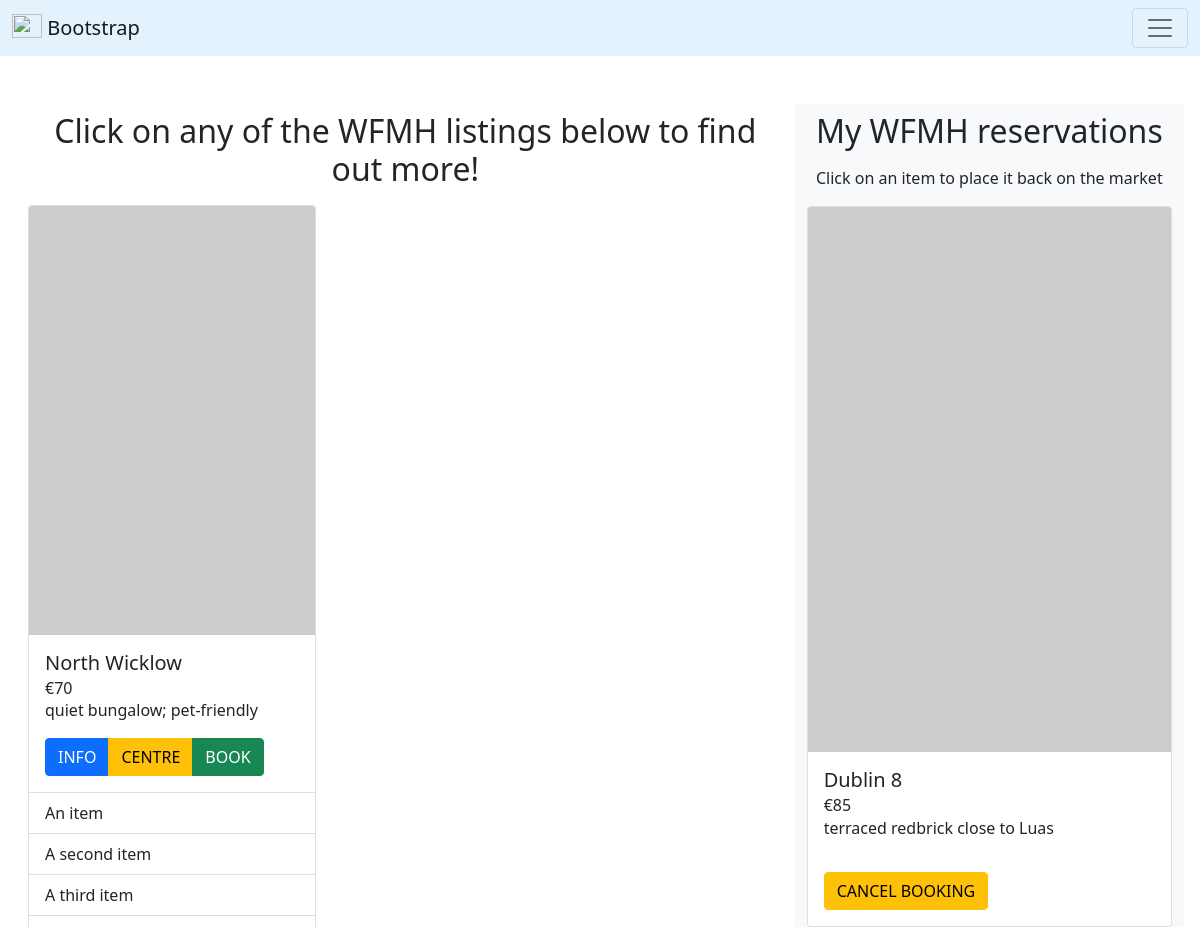
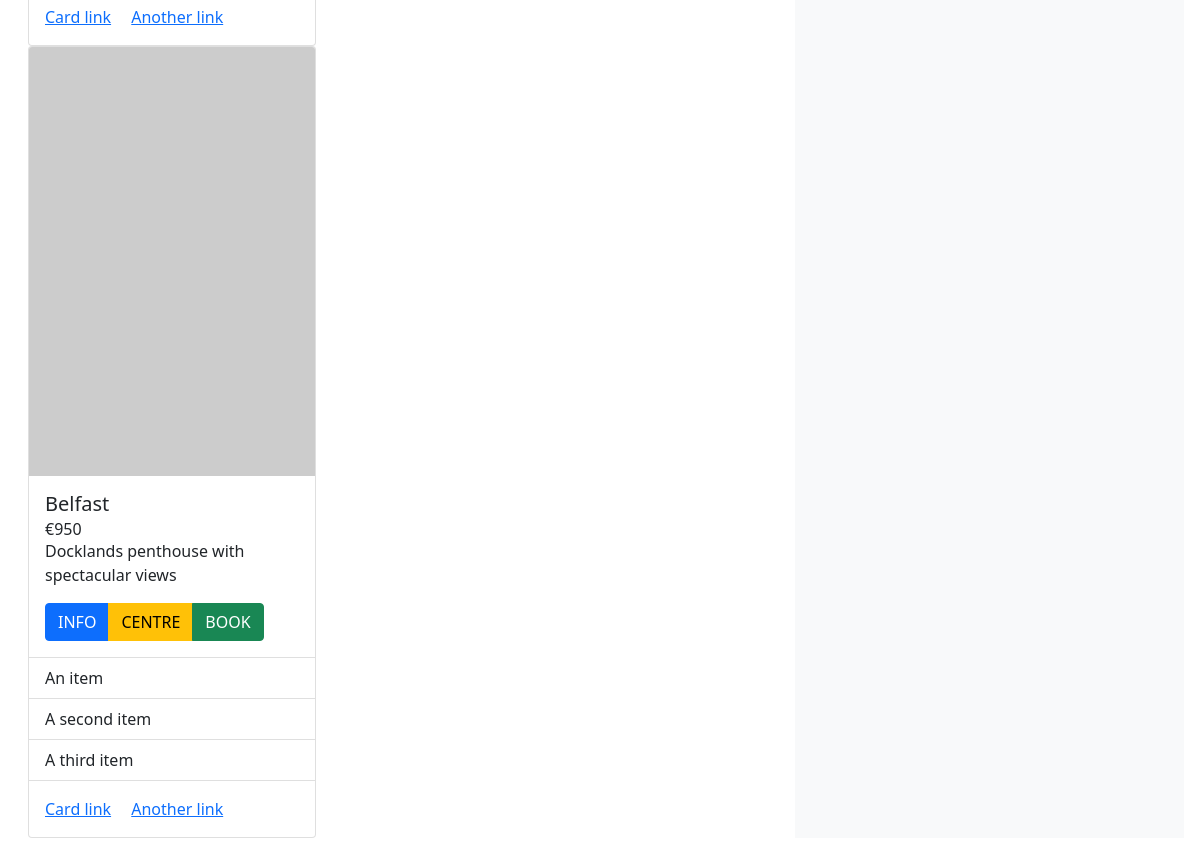
/browse (signed in), run on an earlier commit of the app's database (2 pictures, top to bottom).
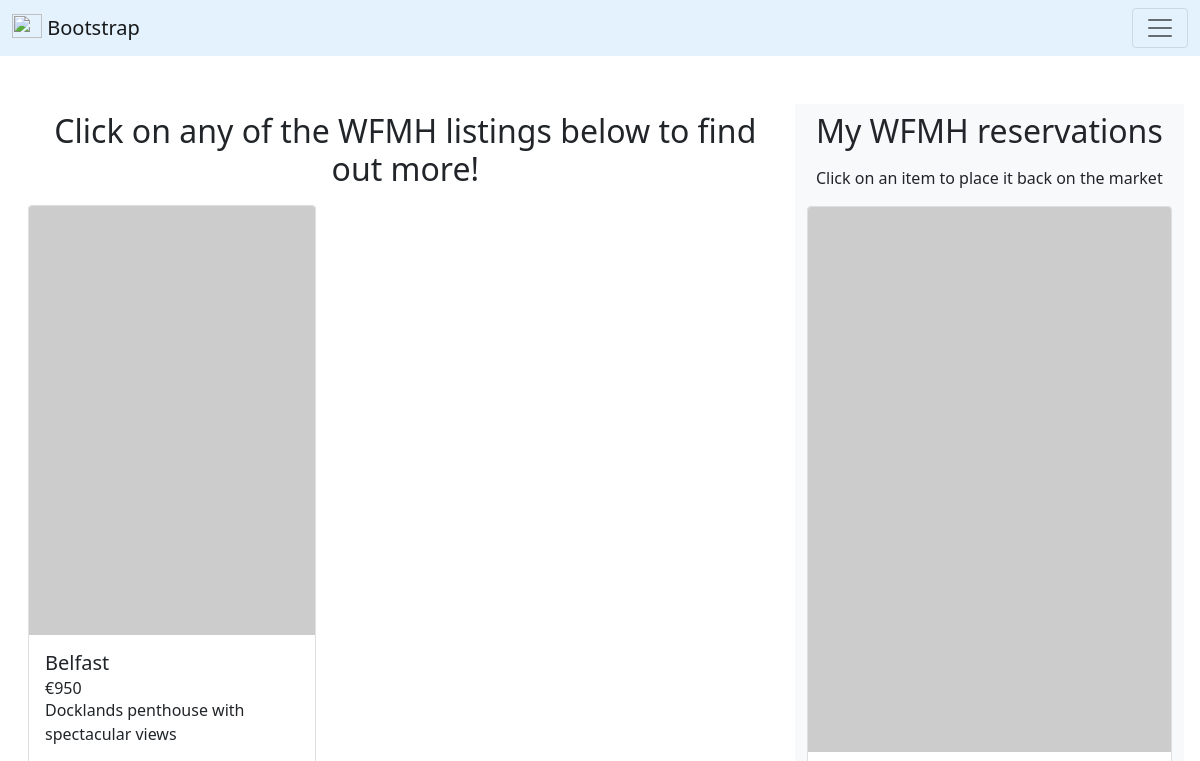
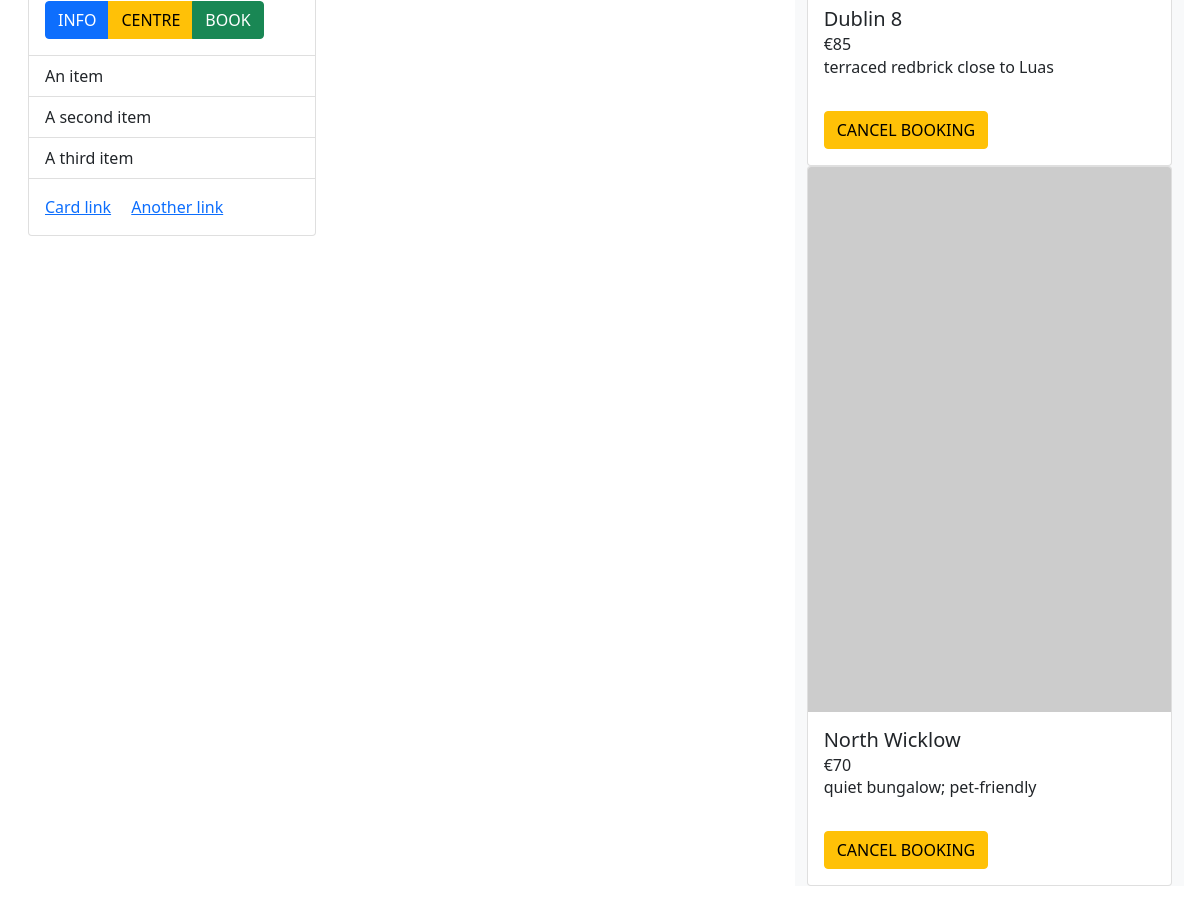
And on a later commit of the database (2 pictures, top to bottom).
### wfmh/models.py (models this page shows, shortened)
class Home(db.Model):
    id = db.Column(db.Integer(), primary_key=True)
    summary = db.Column(db.String(length=50), nullable=False, unique=True)
    location = db.Column(db.String(length=25), nullable=False)
    owner_email = db.Column(db.String(length=50), nullable=False)
    daily_rate = db.Column(db.Integer(), nullable=False)
    reserved_by = db.Column(db.Integer(), db.ForeignKey('worker.id'))

### wfmh/routes.py (the view, shortened to what this page needs)
@app.route("/browse", methods=['GET', 'POST'])
@login_required
def browse_homes():
    booking_form = WFMHBookingForm()
    cancellation_form = WFMHCancellationForm()
    if request.method == 'GET':
        available_homes = Home.query.filter_by(reserved_by=None)
        my_homes = Home.query.filter_by(reserved_by=current_user.id)
        return render_template('browse.html', available_homes=available_homes, my_homes=my_homes, b_form=booking_form, c_form=cancellation_form)

### wfmh/models.py (called while the page is built)
@login_manager.user_loader
def load_user(user_id):
    return Worker.query.get(int(user_id))

    @property
    def format_wallet(self):
        return f'€{self.wallet:,}'

### wfmh/templates/browse.html (shortened to what this page needs)
{% extends 'base.html' %} {% block title %} WFMH | Browse {% endblock %} {%
block content %}
<div class="row m-3">
  <div class="col-md-8">
    <h2 class="text-center mb-3 pt-2 px-2">
      Click on any of the WFMH listings below to find out more!
    </h2>
    {% for home in available_homes %} {% include 'helpers/modals_booking.html'
    <div class="card" style="width: 18rem">
      <img src="https://picsum.photos/400/600" class="card-img-top" alt="..." />
      <div class="card-body">
        <h5 class="card-title">{{ home.location }}</h5>
        <h6 class="card-subtitle">€{{ home.daily_rate }}</h6>
        <p class="card-text">{{ home.summary }}</p>
        <div
          class="btn-group"
          role="group"
          aria-label="Basic mixed styles example"
        >
          <button
            type="button"
            class="btn btn-primary"
            data-bs-toggle="modal"
            data-bs-target="#infoModal{{ home.id }}"
          >
            INFO
          </button>
          <button type="button" class="btn btn-warning">CENTRE</button>
          <button
            type="button"
            class="btn btn-success"
            data-bs-toggle="modal"
            data-bs-target="#bookingModal{{ home.id }}"
          >
            BOOK
          </button>
        </div>
      </div>
      <ul class="list-group list-group-flush">
        <li class="list-group-item">An item</li>
        <li class="list-group-item">A second item</li>
        <li class="list-group-item">A third item</li>
      </ul>
      <div class="card-body">
        <a href="#" class="card-link">Card link</a>
        <a href="#" class="card-link">Another link</a>
      </div>
    </div>
    {% endfor %}
  </div>
  <div class="col-md-4 bg-light">
    <h2 class="text-center mb-3 pt-2 px-2">My WFMH reservations</h2>
    <p class="text-center mb-3">
      Click on an item to place it back on the market
    </p>
    {% for home in my_homes %} {% include 'helpers/modals_cancellation.html'
    <div class="card">
      <img src="https://picsum.photos/300/450" class="card-img-top" alt="..." />
      <div class="card-body">
        <h5 class="card-title">{{ home.location }}</h5>
        <h6 class="card-subtitle">€{{ home.daily_rate }}</h6>
        <p class="card-text">{{ home.summary }}</p>
      </div>
      <div class="card-body">
        <button
          type="button"
          class="btn btn-warning"
          data-bs-toggle="modal"
          data-bs-target="#cancellationModal{{ home.id }}"
        >
          CANCEL BOOKING
        </button>
      </div>
    </div>
    {% endfor %}
  </div>
</div>
{% endblock %}

### wfmh/templates/base.html (shortened to what this page needs)
<!DOCTYPE html>
<html lang="en">
  <head>
    <link
      href="https://cdn.jsdelivr.net/npm/bootstrap@5.0.2/dist/css/bootstrap.min.css"
      rel="stylesheet"
    />
    <link rel="stylesheet" href="https://use.fontawesome.com/releases/v5.15.4/css/all.css">
  </head>
  <body>
    <nav class="navbar navbar-light" style="background-color: #e3f2fd">
      <div class="container-fluid">
        <a class="navbar-brand" href="{{ url_for('landing_page') }}">
          <img
            src="https://getbootstrap.com/docs/5.0/assets/brand/bootstrap-logo.svg"
            alt=""
            width="30"
            height="24"
            class="d-inline-block align-text-top"
          />
          Bootstrap
        </a>
        <button
          class="navbar-toggler"
          type="button"
          data-bs-toggle="collapse"
          data-bs-target="#navbarSupportedContent"
          aria-controls="navbarSupportedContent"
          aria-expanded="false"
          aria-label="Toggle navigation"
        >
          <span class="navbar-toggler-icon"></span>
        </button>
      </div>
    </nav>
    {% block content %}{% endblock %}
  </body>
</html>

What changed in the data, as far as the page shows it:
changed Home "North Wicklow": moves from the list under "Click on any of the WFMH listings below to find out more!" to the list under "My WFMH reservations"
